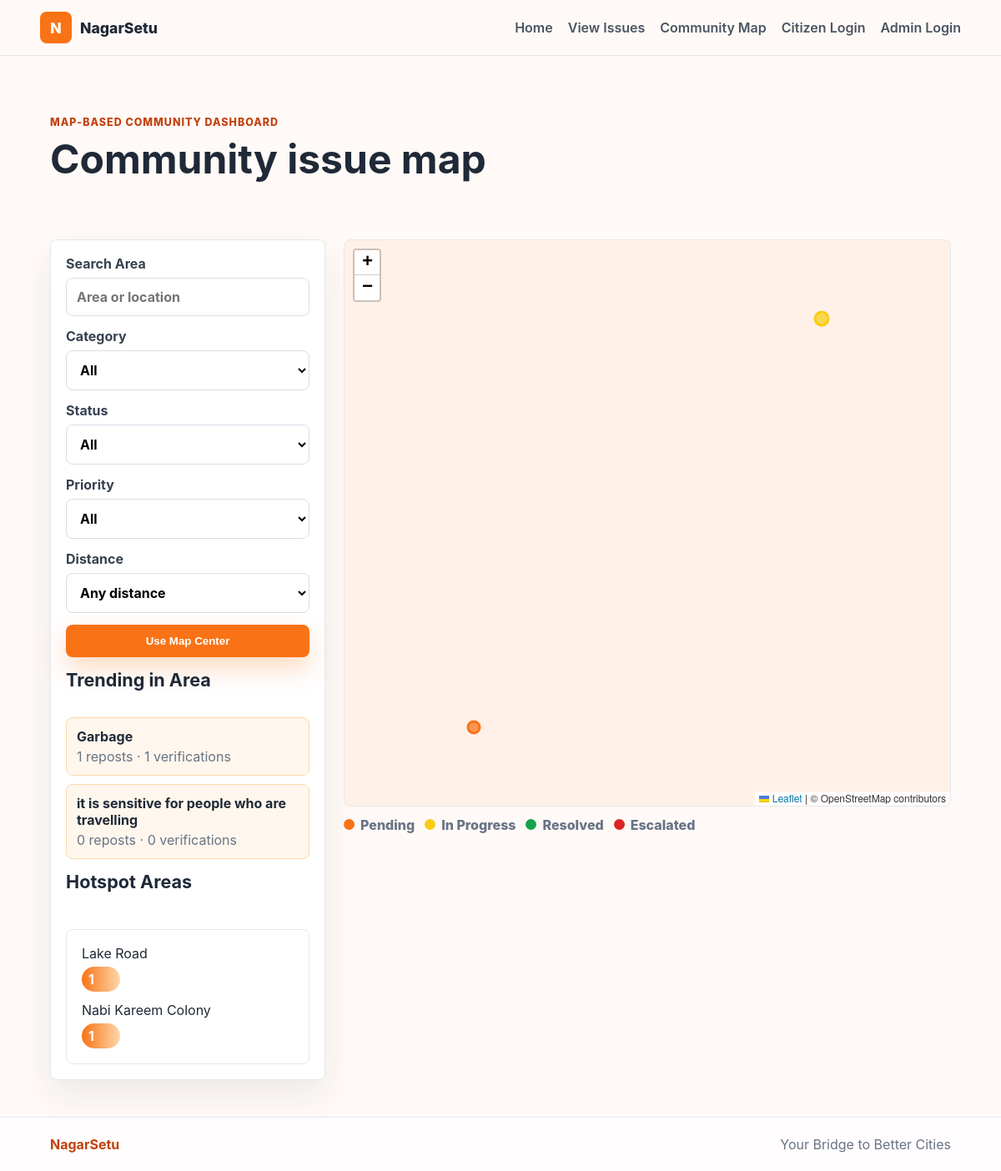
The app's page /community-map with its own data.
### tables this page shows
CREATE TABLE issues (
            id INTEGER PRIMARY KEY AUTOINCREMENT,
            user_id INTEGER NOT NULL,
            description TEXT NOT NULL,
            location TEXT NOT NULL,
            category TEXT NOT NULL,
            before_image TEXT,
            after_image TEXT,
            status TEXT NOT NULL DEFAULT 'Pending',
            created_at TEXT NOT NULL,
            updated_at TEXT NOT NULL, custom_category TEXT, latitude REAL, longitude REAL, resolution_date TEXT, verification_count INTEGER NOT NULL DEFAULT 0, escalation_status TEXT NOT NULL DEFAULT 'Normal', duplicate_reference INTEGER, repost_count INTEGER NOT NULL DEFAULT 0, complaint_priority TEXT NOT NULL DEFAULT 'Low', nearby_duplicate_flag INTEGER NOT NULL DEFAULT 0,
            FOREIGN KEY (user_id) REFERENCES users (id)
        );

### app.py (the view)
@app.route("/community-map")
def community_map():
    all_issues = fetch_issues("WHERE issues.latitude IS NOT NULL AND issues.longitude IS NOT NULL")
    trending = sorted(all_issues, key=lambda item: (item["repost_count"], item["verification_count"]), reverse=True)[:6]
    hotspots = {}
    for issue in all_issues:
        area = issue["location"].split(",")[0].strip()[:34] or "Unknown"
        hotspots[area] = hotspots.get(area, 0) + 1
    return render_template(
        "community_map.html",
        issues=[issue_marker_payload(issue) for issue in all_issues],
        trending=trending,
        hotspots=sorted(hotspots.items(), key=lambda item: item[1], reverse=True)[:8],
    )

### app.py (called while the page is built)
def get_db():
    if "db" not in g:
        g.db = sqlite3.connect(DATABASE)
        g.db.row_factory = sqlite3.Row
    return g.db

@app.before_request
def ensure_database():
    init_db()

def current_user():
    user_id = session.get("user_id")
    if not user_id:
        return None
    return get_db().execute("SELECT * FROM users WHERE id = ?", (user_id,)).fetchone()

@app.context_processor
def inject_globals():
    return {
        "current_user": current_user(),
        "app_name": "NagarSetu",
        "csrf_token": csrf_token,
        "categories": CATEGORIES,
        "verified_threshold": VERIFIED_THRESHOLD,
    }

def csrf_token():
    token = session.get("csrf_token")
    if not token:
        token = secrets.token_urlsafe(32)
        session["csrf_token"] = token
    return token

@app.before_request
def protect_post_requests():
    if request.method == "POST":
        token = request.form.get("csrf_token") or request.headers.get("X-CSRFToken")
        if not token or token != session.get("csrf_token"):
            abort(400, description="Invalid CSRF token.")

def days_since(created_at):
    created = datetime.fromisoformat(created_at)
    return max((datetime.utcnow() - created).days, 0)

def escalation_for(issue):
    if issue["status"] == "Resolved":
        return "Resolved"
    days = days_since(issue["created_at"])
    if days >= 5:
        return "Escalated"
    if days >= 2:
        return "Warning"
    return "Normal"

def alert_for(issue):
    days = days_since(issue["created_at"])
    if issue["status"] == "Resolved":
        return {"label": "Resolved", "level": "resolved", "days": days, "escalated": False}
    if days >= 5:
        return {"label": "Escalated", "level": "critical", "days": days, "escalated": True}
    if days >= 2:
        return {"label": "Warning", "level": "attention", "days": days, "escalated": False}
    if issue["status"] == "In Progress":
        return {"label": "In Progress", "level": "progress", "days": days, "escalated": False}
    return {"label": "Pending", "level": "pending", "days": days, "escalated": False}

def display_category(issue):
    if issue["category"] == "Others" and issue["custom_category"]:
        return issue["custom_category"]
    return issue["category"]

### templates/community_map.html (shortened to what this page needs)
{% extends "base.html" %}
{% block head %}
  <link rel="stylesheet" href="https://unpkg.com/leaflet@1.9.4/dist/leaflet.css">
{% endblock %}
{% block content %}
<section class="page-head">
  <div>
    <p class="eyebrow">Map-based community dashboard</p>
    <h1>Community issue map</h1>
  </div>
</section>
<section class="community-map-layout">
  <aside class="community-filters">
    <label>Search Area
      <input type="search" data-community-search placeholder="Area or location">
    </label>
    <label>Category
      <select data-community-category>
        <option>All</option>
      </select>
    </label>
    <label>Status
      <select data-community-status>
        <option>All</option>
      </select>
    </label>
    <label>Priority
      <select data-community-priority>
        <option>All</option>
      </select>
    </label>
    <label>Distance
      <select data-community-distance>
        <option value="">Any distance</option>
      </select>
    </label>
    <button class="btn primary full" type="button" data-use-current-area>Use Map Center</button>
    <h2>Trending in Area</h2>
    <div class="trend-list">
      {% for issue in trending %}
        <a href="{{ url_for('issue_detail', issue_id=issue.id) }}">
          <strong>{{ issue.display_category }}</strong>
          <span>{{ issue.repost_count }} reposts · {{ issue.verification_count }} verifications</span>
        </a>
      {% else %}
        <p class="empty">No trending complaints yet.</p>
      {% endfor %}
    </div>
    <h2>Hotspot Areas</h2>
    <div class="heat-list">
      {% for area, count in hotspots %}
        <div><span>{{ area }}</span><strong style="width: {{ [count * 18, 100]|min }}%">{{ count }}</strong></div>
      {% else %}
        <p class="empty">No hotspot data yet.</p>
      {% endfor %}
    </div>
  </aside>
  <div>
    <div id="communityMap" data-community-issues='{{ issues|tojson }}'></div>
    <div class="map-legend">
      <span><i class="legend pending"></i>Pending</span>
      <span><i class="legend progress"></i>In Progress</span>
      <span><i class="legend resolved"></i>Resolved</span>
      <span><i class="legend critical"></i>Escalated</span>
    </div>
  </div>
</section>
{% endblock %}

### static/css/styles.css (style rules this page uses)
:root { --orange: #f97316; --orange-dark: #c2410c; --orange-soft: #fff1e8; --ink: #1f2937; --muted: #687386; --line: #e6e8ee; --bg: #fffaf7; --white: #ffffff; --red: #dc2626; --yellow: #facc15; --green: #16a34a; }
* { box-sizing: border-box; }
body { margin: 0; font-family: Inter, ui-sans-serif, system-ui, -apple-system, BlinkMacSystemFont, "Segoe UI", sans-serif; color: var(--ink); background: var(--bg); }
a { color: inherit; text-decoration: none; }
.eyebrow { color: var(--orange-dark); font-weight: 800; text-transform: uppercase; font-size: 0.78rem; letter-spacing: 0.08em; }
h1 { margin: 0 0 12px; font-size: clamp(2.2rem, 7vw, 5.8rem); line-height: 1; letter-spacing: 0; }
h2 { margin-top: 0; font-size: 1.35rem; }
.btn { border: 0; border-radius: 8px; padding: 12px 18px; font-weight: 800; cursor: pointer; display: inline-flex; align-items: center; justify-content: center; }
.btn.primary { background: var(--orange); color: white; box-shadow: 0 14px 30px rgba(249, 115, 22, 0.26); }
.btn.full { width: 100%; }
.btn, .issue-card, .stats-grid > div, .mini-button { transition: transform 160ms ease, box-shadow 160ms ease, border-color 160ms ease; }
.auth-shell, .form-page, .page-head, .detail-grid, .two-column { padding: clamp(28px, 5vw, 64px) clamp(18px, 5vw, 72px); }
label { display: grid; gap: 7px; color: #374151; font-weight: 700; }
input, select, textarea { width: 100%; border: 1px solid #d8dde8; border-radius: 8px; padding: 12px; font: inherit; background: white; }
.page-head { display: flex; align-items: end; justify-content: space-between; gap: 18px; }
.page-head h1, .auth-shell h1, .form-page h1 { font-size: clamp(2rem, 4vw, 3.6rem); }
#communityMap { min-height: 680px; border-radius: 8px; border: 1px solid var(--line); overflow: hidden; background: var(--orange-soft); }
.admin-map-shell > div, .alert-list, .heat-list { background: white; border: 1px solid var(--line); border-radius: 8px; padding: 18px; box-shadow: 0 18px 40px rgba(31, 41, 55, 0.08); }
.heat-list { display: grid; gap: 12px; margin-top: 12px; box-shadow: none; }
.heat-list div { display: grid; gap: 6px; }
.heat-list strong { display: block; min-width: 32px; padding: 5px 8px; border-radius: 999px; background: linear-gradient(90deg, var(--orange), #fed7aa); color: white; }
.community-map-layout { display: grid; grid-template-columns: 330px minmax(0, 1fr); gap: 22px; padding: 0 clamp(18px, 5vw, 72px) 44px; }
.community-filters { display: grid; gap: 14px; align-content: start; background: white; border: 1px solid var(--line); border-radius: 8px; padding: 18px; box-shadow: 0 18px 40px rgba(31, 41, 55, 0.08); }
.trend-list { display: grid; gap: 10px; }
.trend-list a { display: grid; gap: 4px; padding: 12px; border-radius: 8px; border: 1px solid #fed7aa; background: #fff7ed; }
.trend-list span { color: var(--muted); }
.map-legend { display: flex; flex-wrap: wrap; gap: 12px; margin-top: 12px; color: var(--muted); font-weight: 800; }
.map-legend span { display: inline-flex; align-items: center; gap: 7px; }
.legend { display: inline-block; width: 13px; height: 13px; border-radius: 50%; }
.legend.pending { background: var(--orange); }
.legend.progress { background: var(--yellow); }
.legend.resolved { background: var(--green); }
.legend.critical { background: var(--red); }

### records on screen
issues: display_category "Garbage", repost_count "1", verification_count "1"
issues: display_category "it is sensitive for people who are travelling", repost_count "0", verification_count "0"

### other values on screen
{{ area }} "Lake Road" "Nabi Kareem Colony"
{{ count }} "1" "1"
